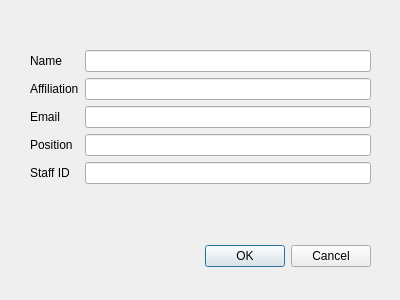
<?xml version="1.0" encoding="UTF-8"?>
<ui version="4.0">
 <class>StaffDialog</class>
 <widget class="QDialog" name="StaffDialog">
  <property name="geometry">
   <rect>
    <x>0</x>
    <y>0</y>
    <width>400</width>
    <height>300</height>
   </rect>
  </property>
  <property name="windowTitle">
   <string>Dialog</string>
  </property>
  <widget class="QDialogButtonBox" name="buttonBox">
   <property name="geometry">
    <rect>
     <x>30</x>
     <y>240</y>
     <width>341</width>
     <height>32</height>
    </rect>
   </property>
   <property name="orientation">
    <enum>Qt::Orientation::Horizontal</enum>
   </property>
   <property name="standardButtons">
    <set>QDialogButtonBox::StandardButton::Cancel|QDialogButtonBox::StandardButton::Ok</set>
   </property>
  </widget>
  <widget class="QWidget" name="formLayoutWidget">
   <property name="geometry">
    <rect>
     <x>30</x>
     <y>50</y>
     <width>341</width>
     <height>151</height>
    </rect>
   </property>
   <layout class="QFormLayout" name="formLayout">
    <item row="0" column="0">
     <widget class="QLabel" name="label">
      <property name="text">
       <string>Name</string>
      </property>
     </widget>
    </item>
    <item row="1" column="0">
     <widget class="QLabel" name="label_2">
      <property name="text">
       <string>Affiliation</string>
      </property>
     </widget>
    </item>
    <item row="2" column="0">
     <widget class="QLabel" name="label_3">
      <property name="text">
       <string>Email</string>
      </property>
     </widget>
    </item>
    <item row="3" column="0">
     <widget class="QLabel" name="label_4">
      <property name="text">
       <string>Position</string>
      </property>
     </widget>
    </item>
    <item row="4" column="0">
     <widget class="QLabel" name="label_5">
      <property name="text">
       <string>Staff ID</string>
      </property>
     </widget>
    </item>
    <item row="0" column="1">
     <widget class="QLineEdit" name="nameEdit"/>
    </item>
    <item row="1" column="1">
     <widget class="QLineEdit" name="affEdit"/>
    </item>
    <item row="2" column="1">
     <widget class="QLineEdit" name="emlEdit"/>
    </item>
    <item row="4" column="1">
     <widget class="QLineEdit" name="stfIdEdit"/>
    </item>
    <item row="3" column="1">
     <widget class="QLineEdit" name="posEdit"/>
    </item>
   </layout>
  </widget>
 </widget>
 <tabstops>
  <tabstop>nameEdit</tabstop>
  <tabstop>affEdit</tabstop>
  <tabstop>emlEdit</tabstop>
  <tabstop>posEdit</tabstop>
  <tabstop>stfIdEdit</tabstop>
 </tabstops>
 <resources/>
 <connections>
  <connection>
   <sender>buttonBox</sender>
   <signal>accepted()</signal>
   <receiver>StaffDialog</receiver>
   <slot>accept()</slot>
   <hints>
    <hint type="sourcelabel">
     <x>248</x>
     <y>254</y>
    </hint>
    <hint type="destinationlabel">
     <x>157</x>
     <y>274</y>
    </hint>
   </hints>
  </connection>
  <connection>
   <sender>buttonBox</sender>
   <signal>rejected()</signal>
   <receiver>StaffDialog</receiver>
   <slot>reject()</slot>
   <hints>
    <hint type="sourcelabel">
     <x>316</x>
     <y>260</y>
    </hint>
    <hint type="destinationlabel">
     <x>286</x>
     <y>274</y>
    </hint>
   </hints>
  </connection>
 </connections>
</ui>
